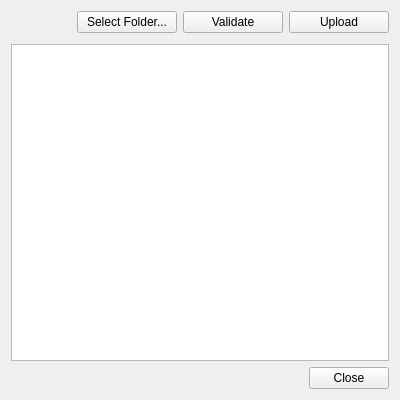
<?xml version="1.0" encoding="UTF-8"?>
<ui version="4.0">
 <class>frm_upload_certificate</class>
 <widget class="QWidget" name="frm_upload_certificate">
  <property name="geometry">
   <rect>
    <x>0</x>
    <y>0</y>
    <width>400</width>
    <height>400</height>
   </rect>
  </property>
  <property name="minimumSize">
   <size>
    <width>0</width>
    <height>400</height>
   </size>
  </property>
  <property name="windowTitle">
   <string>Upload Scanned Certificate</string>
  </property>
  <layout class="QGridLayout" name="gridLayout">
   <item row="0" column="0">
    <spacer name="horizontalSpacer">
     <property name="orientation">
      <enum>Qt::Horizontal</enum>
     </property>
     <property name="sizeHint" stdset="0">
      <size>
       <width>40</width>
       <height>20</height>
      </size>
     </property>
    </spacer>
   </item>
   <item row="2" column="0" colspan="4">
    <widget class="QTableView" name="tbvw_certificate"/>
   </item>
   <item row="0" column="2">
    <widget class="QPushButton" name="btn_validate_certificate">
     <property name="minimumSize">
      <size>
       <width>100</width>
       <height>0</height>
      </size>
     </property>
     <property name="text">
      <string>Validate</string>
     </property>
     <property name="icon">
      <iconset resource="../../resources.qrc">
       <normaloff>:/plugins/stdm/images/icons/flts_validate.png</normaloff>:/plugins/stdm/images/icons/flts_validate.png</iconset>
     </property>
    </widget>
   </item>
   <item row="0" column="1">
    <widget class="QPushButton" name="btn_select_folder">
     <property name="minimumSize">
      <size>
       <width>100</width>
       <height>0</height>
      </size>
     </property>
     <property name="text">
      <string>Select Folder...</string>
     </property>
     <property name="icon">
      <iconset resource="../../resources.qrc">
       <normaloff>:/plugins/stdm/images/icons/flts_open_file.png</normaloff>:/plugins/stdm/images/icons/flts_open_file.png</iconset>
     </property>
    </widget>
   </item>
   <item row="0" column="3">
    <widget class="QPushButton" name="btn_upload_certificate">
     <property name="minimumSize">
      <size>
       <width>100</width>
       <height>0</height>
      </size>
     </property>
     <property name="text">
      <string>Upload</string>
     </property>
     <property name="icon">
      <iconset resource="../../resources.qrc">
       <normaloff>:/plugins/stdm/images/icons/flts_export_file.png</normaloff>:/plugins/stdm/images/icons/flts_export_file.png</iconset>
     </property>
    </widget>
   </item>
   <item row="1" column="2">
    <spacer name="verticalSpacer">
     <property name="orientation">
      <enum>Qt::Vertical</enum>
     </property>
     <property name="sizeType">
      <enum>QSizePolicy::Maximum</enum>
     </property>
     <property name="sizeHint" stdset="0">
      <size>
       <width>20</width>
       <height>5</height>
      </size>
     </property>
    </spacer>
   </item>
   <item row="3" column="0" colspan="4">
    <widget class="QDialogButtonBox" name="btnbx_close">
     <property name="standardButtons">
      <set>QDialogButtonBox::Close</set>
     </property>
    </widget>
   </item>
  </layout>
 </widget>
 <resources>
  <include location="../../resources.qrc"/>
 </resources>
 <connections/>
</ui>
